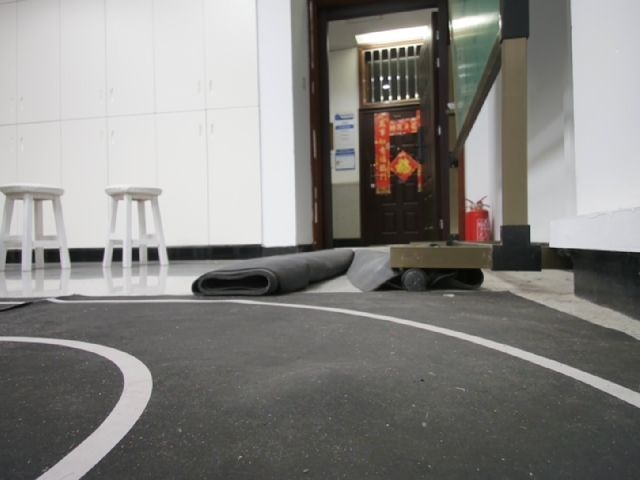
#> input picture kuruma/raw_20250628_015947_359.jpg, 640 x 480 px
$ python -i obstacle_detection.py   (imports and definitions only)
#> lines starting #> are read from the running program, lines starting #| are printed output that depends on the picture; after the words box and inside, x2 and y2 are one past the last pixel; in counts of white or black regions, pixels touching at a corner belong together
#!/usr/bin/env python3
"""
障碍物检测模块 - 基于传统OpenCV方法

针对简单环境：
- 两条白线作为车道
- 灰色地面
- 白线中的小方盒子是障碍物

使用颜色分割和形状检测来识别障碍物
"""

import cv2
import numpy as np
from typing import List, Tuple, Dict, Optional
import json

class ObstacleDetector:
    """
    障碍物检测器

    使用传统OpenCV方法检测白线中的小方盒子障碍物
    """

    def __init__(self,
                 white_lower=(200, 200, 200),
                 white_upper=(255, 255, 255),
                 gray_lower=(50, 50, 50),    # 调整为更宽的灰色范围
                 gray_upper=(200, 200, 200), # 调整为更宽的灰色范围
                 min_area=50,                # 降低最小面积阈值
                 max_area=10000,
                 min_aspect_ratio=0.2,       # 降低最小宽高比
                 max_aspect_ratio=5.0,       # 增大最大宽高比
                 erosion_kernel_size=2,      # 减小腐蚀核大小
                 dilation_kernel_size=3,     # 减小膨胀核大小
                 shrink_factor=0.7,          # 软间隔收缩因子
                 roi_top=0.2,                # 检测区域顶部比例
                 roi_bottom=0.9):            # 检测区域底部比例
        """
        初始化障碍物检测器

        参数:
            white_lower: 白线颜色下限 (B, G, R)
            white_upper: 白线颜色上限 (B, G, R)
            gray_lower: 灰色地面下限 (B, G, R)
            gray_upper: 灰色地面上限 (B, G, R)
            min_area: 最小障碍物面积
            max_area: 最大障碍物面积
            min_aspect_ratio: 最小宽高比
            max_aspect_ratio: 最大宽高比
            erosion_kernel_size: 腐蚀核大小
            dilation_kernel_size: 膨胀核大小
            shrink_factor: 软间隔收缩因子 (0.5-1.0)
            roi_top: 检测区域顶部比例 (0.0-1.0)
            roi_bottom: 检测区域底部比例 (0.0-1.0)
        """
        # 颜色范围
        self.white_lower = np.array(white_lower, dtype=np.uint8)
        self.white_upper = np.array(white_upper, dtype=np.uint8)
        self.gray_lower = np.array(gray_lower, dtype=np.uint8)
        self.gray_upper = np.array(gray_upper, dtype=np.uint8)

        # 形状过滤参数
        self.min_area = min_area
        self.max_area = max_area
        self.min_aspect_ratio = min_aspect_ratio
        self.max_aspect_ratio = max_aspect_ratio

        # 软间隔参数
        self.shrink_factor = max(0.5, min(1.0, shrink_factor))

        # ROI参数
        self.roi_top = max(0.0, min(1.0, roi_top))
        self.roi_bottom = max(0.0, min(1.0, roi_bottom))

        # 形态学操作核
        self.erosion_kernel = np.ones((erosion_kernel_size, erosion_kernel_size), np.uint8)
        self.dilation_kernel = np.ones((dilation_kernel_size, dilation_kernel_size), np.uint8)

        print("✅ 障碍物检测器初始化完成")
        print(f"📊 白线颜色范围: {tuple(self.white_lower)} - {tuple(self.white_upper)}")
        print(f"📊 灰色地面范围: {tuple(self.gray_lower)} - {tuple(self.gray_upper)}")
        print(f"📊 面积范围: {self.min_area} - {self.max_area}")
        print(f"📊 宽高比范围: {self.min_aspect_ratio:.2f} - {self.max_aspect_ratio:.2f}")
        print(f"🎯 软间隔收缩因子: {self.shrink_factor:.2f}")
        print(f"📐 ROI检测区域: {self.roi_top:.1%} - {self.roi_bottom:.1%}")

    def _create_conservative_lane_mask(self, lane_mask, width, roi_top, roi_bottom):
        """
        创建保守的车道掩码（使用图像中心区域）

        参数:
            lane_mask: 要填充的车道掩码
            width: 图像宽度
            roi_top: ROI顶部
            roi_bottom: ROI底部
        """
        print("⚠️ 使用保守的中心车道估计策略")

        # 使用图像中心的一定比例作为车道区域
        lane_width_ratio = 0.6  # 车道宽度占图像宽度的60%
        lane_width = int(width * lane_width_ratio)
        lane_center = width // 2

        left_bound = lane_center - lane_width // 2
        right_bound = lane_center + lane_width // 2

        # 确保边界在图像范围内
        left_bound = max(0, left_bound)
        right_bound = min(width, right_bound)

        # 填充车道掩码
        for y in range(roi_top, roi_bottom):
            lane_mask[y, left_bound:right_bound] = 255

        print(f"✅ 保守策略：ROI区域 Y({roi_top}-{roi_bottom}), 车道宽度 {lane_width}px")

    def detect_obstacles(self, image: np.ndarray, segmentation_mask: Optional[np.ndarray] = None) -> Dict:
        """
        检测障碍物 - 结合颜色、位置和形状的"减法策略"

        策略:
        1. 在精准的车道掩码内，提取所有白色/高亮物体（车道线+障碍物）。
        2. 利用位置和形状特征，专门识别出车道线。
        3. 从所有白色物体中减去车道线，剩下的就是障碍物候选。
        4. 对候选物体进行最终的形状验证。

        参数:
            image: 输入图像 (BGR格式)
            segmentation_mask: 分割掩码，必须提供以确保准确性

        返回:
            detection_result: 包含障碍物信息的字典
        """
        height, width = image.shape[:2]

        # 1. 基于深度学习分割结果创建精确的车道区域
        if segmentation_mask is not None:
            print("🧠 使用深度学习分割结果创建车道区域")
            lane_mask = self._create_lane_mask_from_segmentation(segmentation_mask, height, width)
        else:
            print("⚠️ 警告：未提供分割掩码，使用保守的中心区域估计")
            # 如果没有分割掩码，使用保守策略
            lane_mask = np.zeros((height, width), dtype=np.uint8)
            roi_top = int(height * self.roi_top)
            roi_bottom = int(height * self.roi_bottom)
            self._create_conservative_lane_mask(lane_mask, width, roi_top, roi_bottom)

        print("🎯 开始减法策略：提取白色物体 → 识别车道线 → 执行减法 → 验证障碍物")

        # ===== 🎯 步骤一：在车道内提取所有白色/高亮区域 =====
        print("📋 步骤1: 提取所有白色/高亮区域")

        # 转换为HSV色彩空间，对光照变化更鲁棒
        hsv = cv2.cvtColor(image, cv2.COLOR_BGR2HSV)

        # 定义一个宽松的白色/高亮颜色范围
        # S(饱和度)较低，V(亮度)较高
        lower_bright = np.array([0, 0, 180])   # 亮度下限调高
        upper_bright = np.array([180, 50, 255]) # 饱和度上限放宽

        bright_mask = cv2.inRange(hsv, lower_bright, upper_bright)

        # 只保留车道内的白色区域
        all_bright_objects_mask = cv2.bitwise_and(bright_mask, lane_mask)

        # 形态学操作清理噪点
        kernel = np.ones((3,3), np.uint8)
        all_bright_objects_mask = cv2.morphologyEx(all_bright_objects_mask, cv2.MORPH_CLOSE, kernel)

        print(f"   发现白色/高亮区域像素数: {np.sum(all_bright_objects_mask > 0)}")

        # ===== 🔍 步骤二：识别并隔离车道线 =====
        print("📋 步骤2: 识别车道线")

        # 🎯 正确的车道线边界区域：只有左右两侧，不包括上下

        # 创建左右边界掩码
        left_right_border_mask = np.zeros_like(lane_mask)

        # 找到车道掩码的轮廓
        lane_contours, _ = cv2.findContours(lane_mask, cv2.RETR_EXTERNAL, cv2.CHAIN_APPROX_SIMPLE)

        if lane_contours:
            # 找到最大的车道轮廓（主车道）
            main_lane_contour = max(lane_contours, key=cv2.contourArea)

            # 对每一行，找到车道的左右边界
            roi_top = int(height * self.roi_top)
            roi_bottom = int(height * self.roi_bottom)

            border_width = 15  # 边界宽度，可调参数

            for y in range(roi_top, roi_bottom):
                # 找到这一行中车道掩码的最左和最右像素
                row_pixels = np.where(lane_mask[y, :] > 0)[0]

                if len(row_pixels) > 0:
                    left_x = row_pixels[0]
                    right_x = row_pixels[-1]

                    # 创建左边界区域
                    left_start = max(0, left_x - border_width // 2)
                    left_end = min(width, left_x + border_width // 2)
                    left_right_border_mask[y, left_start:left_end] = 255

                    # 创建右边界区域
                    right_start = max(0, right_x - border_width // 2)
                    right_end = min(width, right_x + border_width // 2)
                    left_right_border_mask[y, right_start:right_end] = 255

        # 为了对比，也保留原来的全周边界方法
        erosion_kernel = np.ones((8, 8), np.uint8)
        eroded_lane_mask = cv2.erode(lane_mask, erosion_kernel, iterations=1)
        full_border_mask = cv2.subtract(lane_mask, eroded_lane_mask)

        print(f"   创建边界区域: 左右边界像素数={np.sum(left_right_border_mask > 0)}, "
              f"全周边界像素数={np.sum(full_border_mask > 0)}")

        # 使用正确的左右边界作为主要判断依据
        lane_line_border_mask = left_right_border_mask
        combined_border_mask = left_right_border_mask

        # 找到所有亮区中的轮廓
        contours, _ = cv2.findContours(all_bright_objects_mask, cv2.RETR_EXTERNAL, cv2.CHAIN_APPROX_SIMPLE)

        lane_lines_only_mask = np.zeros_like(lane_mask)
        lane_line_count = 0

        print(f"   分析 {len(contours)} 个白色轮廓，识别车道线...")

        for cnt in contours:
            # 判断轮廓是否为车道线
            x, y, w, h = cv2.boundingRect(cnt)
            area = cv2.contourArea(cnt)

            # 跳过过小的轮廓
            if area < 20:
                continue

            # 🎯 条件1: 轮廓与边界区域有重叠（使用合并的边界区域）
            contour_mask = np.zeros_like(lane_mask)
            cv2.drawContours(contour_mask, [cnt], -1, (255,255,255), -1)

            # 检查与左右边界的重叠
            border_overlap = cv2.bitwise_and(contour_mask, lane_line_border_mask)
            combined_overlap = cv2.bitwise_and(contour_mask, combined_border_mask)

            border_overlap_ratio = np.sum(border_overlap > 0) / np.sum(contour_mask > 0) if np.sum(contour_mask > 0) > 0 else 0
            combined_overlap_ratio = np.sum(combined_overlap > 0) / np.sum(contour_mask > 0) if np.sum(contour_mask > 0) > 0 else 0

            # 🎯 计算线条的真实宽高比
            try:
                # 使用最小外接矩形获得精确的线条特征
                min_rect = cv2.minAreaRect(cnt)
                (rect_center_x, rect_center_y), (rect_width, rect_height), angle = min_rect

                # 确保width是线的宽度（较小维度），height是线的长度（较大维度）
                if rect_width > rect_height:
                    line_width, line_length = rect_height, rect_width
                else:
                    line_width, line_length = rect_width, rect_height

                # 线条的真实宽高比 = 宽度/长度（对于车道线应该很小，如0.01-0.05）
                line_aspect_ratio = line_width / line_length if line_length > 0 else 0

                # 传统的边界矩形宽高比（用于显示对比）
                bbox_aspect_ratio = w / h if h > 0 else 0

            except:
                # 如果计算失败，使用简化方法
                line_aspect_ratio = min(w, h) / max(w, h) if max(w, h) > 0 else 0
                bbox_aspect_ratio = w / h if h > 0 else 0

            # 条件2: 形状特征（严格的线条特征）
            is_true_line = line_aspect_ratio < 0.12  # 宽度/长度 < 12%，真正的线条
            is_medium_line = line_aspect_ratio < 0.15  # 宽度/长度 < 15%，可能的线条
            is_long_and_thin = bbox_aspect_ratio < 0.5  # 传统判断：高度比宽度大很多

            # 条件3: 位置特征（靠近图像边缘，真正的车道线通常在边缘）
            is_near_edge = (x < width * 0.25) or (x + w > width * 0.75)  # 放宽边缘范围

            # 条件4: 延伸特征（垂直延伸较长）
            is_vertical_extension = h > height * 0.25  # 稍微降低延伸要求

            # 🎯 基于正确左右边界的车道线判断逻辑
            is_lane_line = (
                # 高置信度：真正的线条 + 左右边界重叠
                (is_true_line and border_overlap_ratio > 0.1) or
                # 中等置信度：较好线条 + 强左右边界重叠
                (is_medium_line and border_overlap_ratio > 0.2) or
                # 位置置信度：靠近边缘 + 线条特征 + 一些边界重叠
                (is_near_edge and is_true_line and border_overlap_ratio > 0.05) or
                # 传统置信度：细长形状 + 边缘位置 + 垂直延伸
                (is_long_and_thin and is_near_edge and is_vertical_extension)
            )

            if is_lane_line:
                cv2.drawContours(lane_lines_only_mask, [cnt], -1, (255,255,255), -1)
                lane_line_count += 1
                print(f"     识别车道线: 面积={area:.0f}, 边界宽高比={bbox_aspect_ratio:.1f}, "
                      f"线条宽度/长度={line_aspect_ratio:.3f}, 左右边界重叠={border_overlap_ratio:.2f}")

        print(f"   共识别出 {lane_line_count} 个车道线区域")

        # ===== ✂️ 步骤三：执行"减法"操作 =====
        print("📋 步骤3: 执行减法操作")

        obstacles_candidate_mask = cv2.subtract(all_bright_objects_mask, lane_lines_only_mask)

        # 对候选掩码进行一些清理，去除减法后残留的小噪点
        obstacles_candidate_mask = cv2.morphologyEx(obstacles_candidate_mask, cv2.MORPH_OPEN, kernel)

        candidate_pixels = np.sum(obstacles_candidate_mask > 0)
        print(f"   减法后剩余像素数: {candidate_pixels}")

        # ===== ✅ 步骤四：分析剩余轮廓，确认障碍物 =====
        print("📋 步骤4: 分析障碍物候选")

        obstacle_contours, _ = cv2.findContours(obstacles_candidate_mask, cv2.RETR_EXTERNAL, cv2.CHAIN_APPROX_SIMPLE)

        obstacles = []
        print(f"   发现 {len(obstacle_contours)} 个障碍物候选轮廓")

        # ROI区域限制
        roi_top = int(height * self.roi_top)
        roi_bottom = int(height * self.roi_bottom)
        center_x = width // 2

        for i, contour in enumerate(obstacle_contours):
            area = cv2.contourArea(contour)

            # 面积过滤：调整为盒子的大致面积范围
            if area < 100 or area > 8000:  # 提高上限到8000
                print(f"     候选{i+1}: 面积{area:.0f} - 被面积过滤器排除")
                continue

            x, y, w, h = cv2.boundingRect(contour)

            # ROI位置过滤
            if y < roi_top or y + h > roi_bottom:
                print(f"     候选{i+1}: 不在ROI区域内 - 被位置过滤器排除")
                continue

            # 中心位置优先
            center_contour_x = x + w // 2
            center_contour_y = y + h // 2
            distance_to_center = abs(center_contour_x - center_x)

            # 🎯 专门针对线条的宽高比计算
            try:
                # 方法1：最小外接矩形（对斜线更准确）
                min_rect = cv2.minAreaRect(contour)
                (rect_center_x, rect_center_y), (rect_width, rect_height), angle = min_rect

                # 确保width是线的宽度（较小维度），height是线的长度（较大维度）
                if rect_width > rect_height:
                    line_width, line_length = rect_height, rect_width
                else:
                    line_width, line_length = rect_width, rect_height

                # 🎯 线条的真实宽高比 = 宽度/长度（应该很小）
                line_aspect_ratio = line_width / line_length if line_length > 0 else 0

                # 边界矩形的传统宽高比（用于对比）
                bbox_aspect_ratio = w / h if h > 0 else 0

                # 🎯 计算填充度：边界矩形中被轮廓填满的比例
                bbox_area = w * h
                fill_ratio = area / bbox_area if bbox_area > 0 else 0

                # 🎯 线条特征判断
                # 对于车道线：line_aspect_ratio应该很小（< 0.05）
                # 对于障碍物：line_aspect_ratio应该相对较大（> 0.2）
                is_line_like = line_aspect_ratio < 0.08  # 宽度/长度 < 8%，典型线条特征

                print(f"     候选{i+1}几何分析: 面积={area:.0f}, 边界矩形宽高比={bbox_aspect_ratio:.2f}, "
                      f"线条宽度/长度={line_aspect_ratio:.3f}, 填充度={fill_ratio:.2f}")

            except:
                # 如果最小外接矩形计算失败，使用简化计算
                bbox_aspect_ratio = w / h if h > 0 else 0
                line_aspect_ratio = min(w, h) / max(w, h) if max(w, h) > 0 else 0
                is_line_like = line_aspect_ratio < 0.08
                fill_ratio = area / (w * h) if w * h > 0 else 0
                print(f"     候选{i+1}使用简化计算: 边界宽高比={bbox_aspect_ratio:.2f}, "
                      f"线条比例={line_aspect_ratio:.3f}, 填充度={fill_ratio:.2f}")

            # 🎯 线条过滤：排除典型的线条特征
            if is_line_like:
                print(f"     候选{i+1}: 线条宽度/长度比={line_aspect_ratio:.3f}过小 - 典型线条特征，被排除")
                continue

            # 🎯 不再使用边界矩形宽高比进行极端过滤，因为我们已经有了更准确的线条比例

            # 条件3：填充度过滤 - 矩形应该大部分被填满
            if fill_ratio < 0.3:  # 填充度至少30%
                print(f"     候选{i+1}: 填充度{fill_ratio:.2f}过低 - 被填充度过滤器排除")
                continue

            # 坚实度过滤，实心物体坚实度接近1
            hull = cv2.convexHull(contour)
            hull_area = cv2.contourArea(hull)
            solidity = area / hull_area if hull_area > 0 else 0

            if solidity < 0.6:  # 降低坚实度要求到0.6
                print(f"     候选{i+1}: 坚实度{solidity:.2f} - 被实心度过滤器排除")
                continue

            # 计算紧致度
            perimeter = cv2.arcLength(contour, True)
            compactness = 4 * np.pi * area / (perimeter ** 2) if perimeter > 0 else 0

            # 位置得分：越靠近中心得分越高
            position_score = 1.0 - (distance_to_center / (width * 0.5))
            position_score = max(0.0, min(1.0, position_score))

            # 🎯 综合置信度计算（加入填充度和几何特征）
            geometry_score = (line_aspect_ratio * 2 + fill_ratio) / 3  # 几何得分
            confidence = (solidity * 0.3 + compactness * 0.2 + position_score * 0.2 + geometry_score * 0.3)

            print(f"     ✅ 候选{i+1}确认为障碍物: 面积={area:.0f}, 填充度={fill_ratio:.2f}, "
                  f"几何得分={geometry_score:.2f}, 置信度={confidence:.2f}")

            obstacle = {
                'bbox': (x, y, w, h),
                'center': (center_contour_x, center_contour_y),
                'area': area,
                'aspect_ratio': bbox_aspect_ratio,  # 边界矩形宽高比
                'line_aspect_ratio': line_aspect_ratio,  # 线条宽度/长度比
                'fill_ratio': fill_ratio,  # 新增：填充度
                'solidity': solidity,
                'compactness': compactness,
                'position_score': position_score,
                'geometry_score': geometry_score,  # 新增：几何得分
                'distance_to_center': distance_to_center,
                'contour': contour.tolist(),
                'confidence': confidence
            }
            obstacles.append(obstacle)

        # 按置信度排序
        obstacles.sort(key=lambda x: x['confidence'], reverse=True)

        # 为了调试，准备最终障碍物掩码
        final_obstacle_mask = np.zeros_like(lane_mask)
        if obstacles:
            for obstacle in obstacles:
                contour_array = np.array(obstacle['contour'], dtype=np.int32)
                cv2.fillPoly(final_obstacle_mask, [contour_array], (255,))

        # 返回检测结果，包含调试信息
        result = {
            'obstacles': obstacles,
            'num_obstacles': len(obstacles),
            'lane_mask': lane_mask,  # 精准ROI
            'obstacle_mask': final_obstacle_mask,  # 最终确认的障碍物
            'debug_masks': {  # 新增，用于调试
                '1_all_bright': all_bright_objects_mask,
                '2_lane_border': lane_line_border_mask,
                '3_lane_lines_only': lane_lines_only_mask,
                '4_candidates': obstacles_candidate_mask
            },
            'detection_params': {
                'detection_method': 'subtraction_based',  # 新的减法策略标识
                'min_area': self.min_area,
                'max_area': self.max_area,
                'min_aspect_ratio': self.min_aspect_ratio,
                'max_aspect_ratio': self.max_aspect_ratio,
                'roi_top': self.roi_top,
                'roi_bottom': self.roi_bottom,
                'bright_color_range': (tuple(lower_bright), tuple(upper_bright)),
                'border_width': 15,  # 替换原来的erosion_kernel_size
                'lane_lines_found': lane_line_count,
                'candidates_pixels': candidate_pixels
            }
        }

        print(f"✅ 减法策略完成: 发现 {len(obstacles)} 个障碍物")

        return result

    # [309 lines left out: functions _create_lane_mask_from_segmentation, visualize_obstacles, create_debug_visualization, save_obstacle_data, create_obstacle_detector, not called in this run]

>>> import cv2
>>> picture = cv2.imread('../raw_20250628_015947_359.jpg')
#> picture is the input picture: shape (480, 640, 3); mean B, G, R 129.3, 132.4, 134.1
>>> result = ObstacleDetector().detect_obstacles(picture)
#> after the loop in _create_conservative_lane_mask, `for y in range(roi_top, roi_bottom):`:
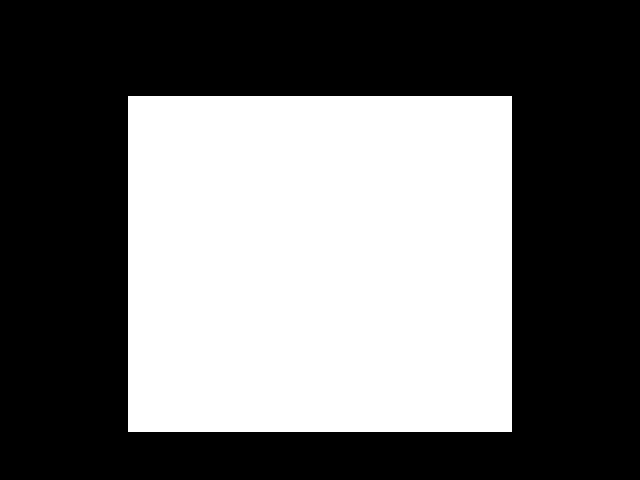
#> lane_mask: shape (480, 640); 42% white; 1 white region, box (x1, y1, x2, y2) and area: (128, 96, 512, 432) 129024
#| ✅ 保守策略：ROI区域 Y(96-432), 车道宽度 384px
#> in detect_obstacles, `bright_mask = cv2.inRange(hsv, lower_bright, upper_bright)`:
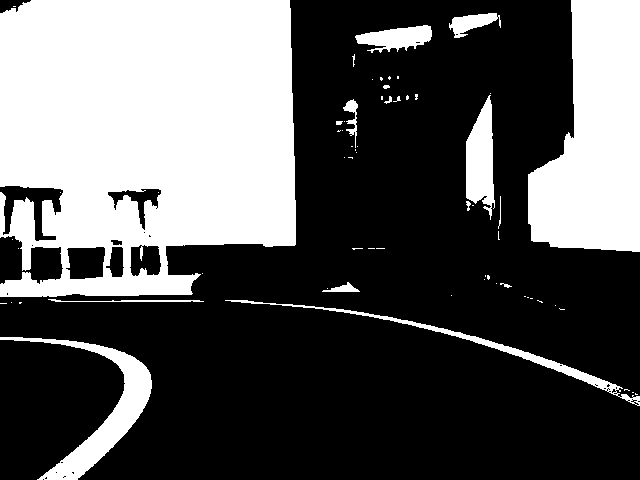
#> bright_mask: shape (480, 640); 34.9% white; 64 white regions (48 under 20 px), largest, box (x1, y1, x2, y2) and area: (0, 0, 296, 297) 74508, (528, 0, 640, 252) 20620, (0, 337, 152, 480) 4603
#> in detect_obstacles, `all_bright_objects_mask = cv2.bitwise_and(bright_mask, lane_mask)`:
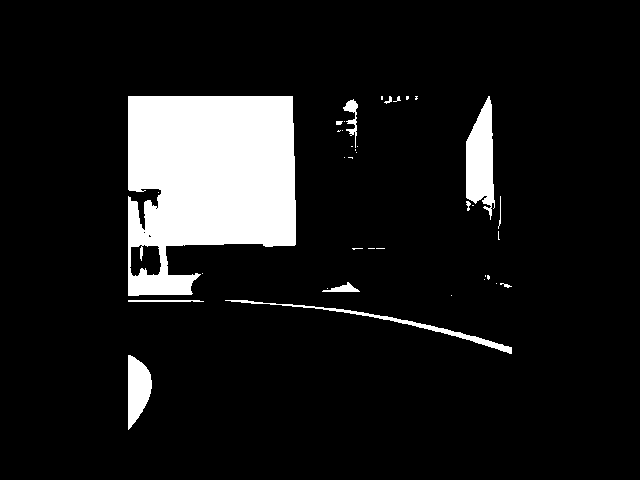
#> all_bright_objects_mask: shape (480, 640); 10.3% white; 38 white regions (26 under 20 px), largest, box (x1, y1, x2, y2) and area: (128, 96, 296, 296) 26119, (466, 96, 495, 220) 2364, (128, 355, 152, 430) 1226
#> in detect_obstacles, `all_bright_objects_mask = cv2.morphologyEx(all_bright_objects_mask, cv..`:
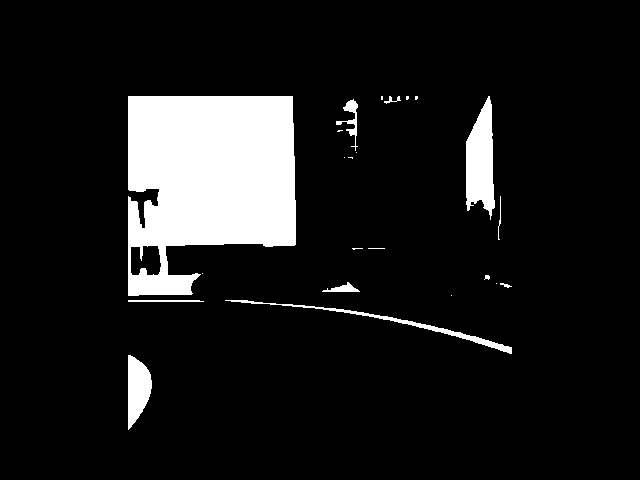
#> all_bright_objects_mask: shape (480, 640); 10.3% white; 23 white regions (12 under 20 px), largest, box (x1, y1, x2, y2) and area: (128, 96, 296, 296) 26171, (466, 96, 495, 220) 2453, (128, 355, 152, 430) 1226
#|    发现白色/高亮区域像素数: 31729
#> (the rest of the program and of its run is left out)
